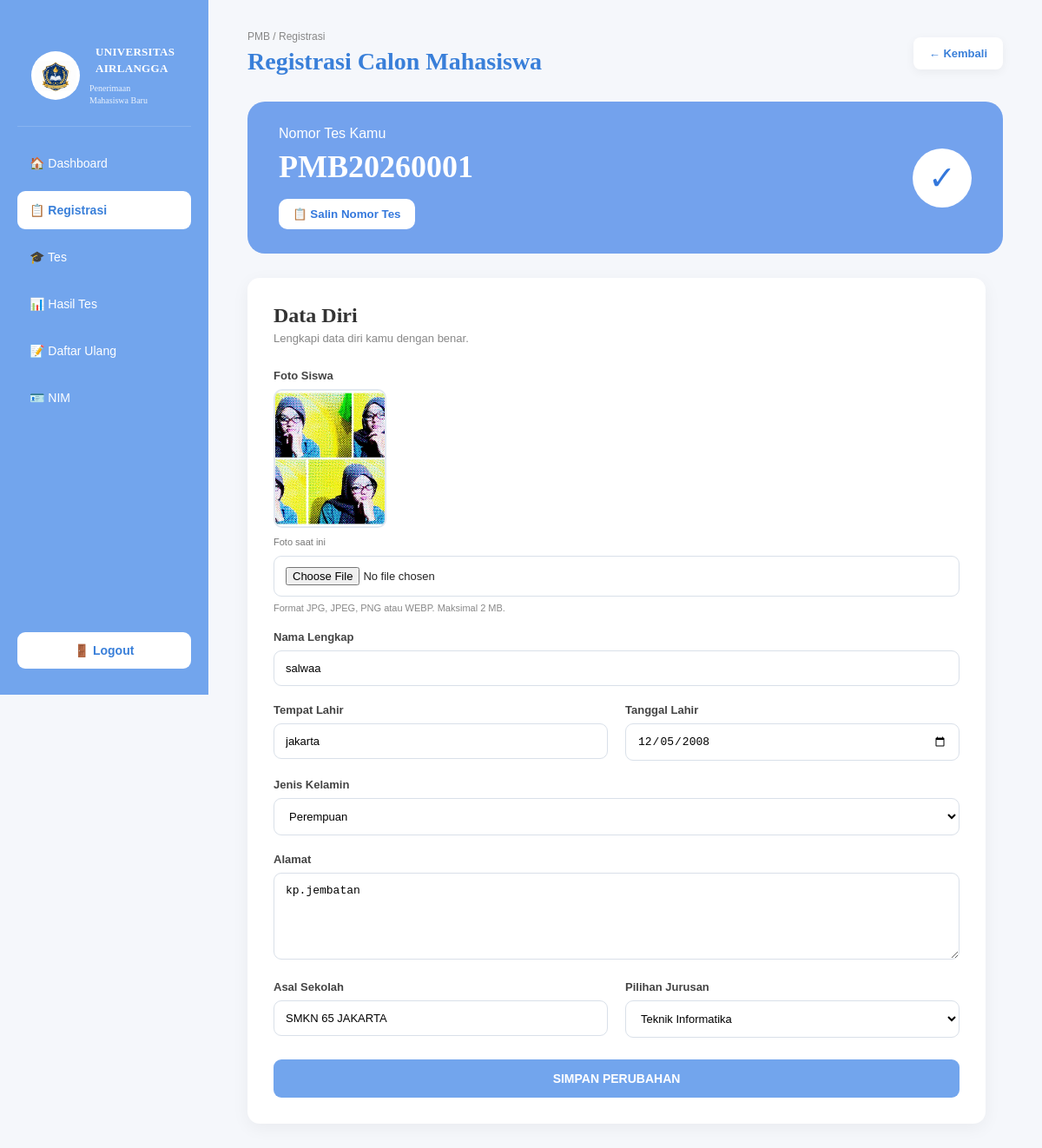
Page /user/pendaftaran.php (signed in) on the committed database.
### tables this page shows
CREATE TABLE `calon_maba` (
  `id` int(11) NOT NULL,
  `user_id` int(11) NOT NULL,
  `nomor_tes` varchar(30) DEFAULT NULL,
  `nama_lengkap` varchar(100) DEFAULT NULL,
  `tempat_lahir` varchar(100) DEFAULT NULL,
  `tanggal_lahir` date DEFAULT NULL,
  `jenis_kelamin` enum('L','P') DEFAULT NULL,
  `alamat` text DEFAULT NULL,
  `asal_sekolah` varchar(150) DEFAULT NULL,
  `jurusan` varchar(100) DEFAULT NULL,
  `foto` varchar(255) DEFAULT NULL,
  `status_pendaftaran` enum('Belum Lengkap','Sudah Lengkap') DEFAULT 'Belum Lengkap'
);

### user/pendaftaran.php (the view, shortened to what this page needs)
<?php
require_once "../config/koneksi.php";
$user_id = $_SESSION['user_id'];
$cekData = mysqli_prepare(
    $conn,
    "SELECT * FROM calon_maba WHERE user_id = ?"
);
mysqli_stmt_bind_param(
    $cekData,
    "i",
    $user_id
);
mysqli_stmt_execute($cekData);
$hasilData = mysqli_stmt_get_result($cekData);
$data = mysqli_fetch_assoc($hasilData);
?>
<!DOCTYPE html>
<html lang="id">
<head>
    <link
        rel="stylesheet"
        href="../css/pendaftaran.css"
    >
</head>
<body>
<div class="page">
<aside class="sidebar">
    <div class="logo">
        <div class="logo-icon">
            <img src="../assets/univp.jpeg"
                 alt="Logo Universitas Airlangga">
        </div>
        <div class="logo-text">
            <strong>UNIVERSITAS</strong>
            <strong>AIRLANGGA</strong>
            <span>Penerimaan<br>Mahasiswa Baru</span>
        </div>
    </div>
    <nav class="menu">
        <a href="dashboard.php">
            <span>🏠</span> Dashboard
        </a>
        <a href="pendaftaran.php" class="active">
            <span>📋</span> Registrasi
        </a>
        <a href="tes.php">
            <span>🎓</span> Tes
        </a>
        <a href="hasil_tes.php">
            <span>📊</span> Hasil Tes
        </a>
        <a href="daftar_ulang.php">
            <span>📝</span> Daftar Ulang
        </a>
        <a href="nim.php">
            <span>🪪</span> NIM
        </a>
    </nav>
    <a href="../logout.php" class="logout">
        🚪 Logout
    </a>
</aside>
    <main class="content">
        <div class="header">
            <div>
                <p>
                    PMB / Registrasi
                </p>
                <h1>
                    Registrasi Calon Mahasiswa
                </h1>
            </div>
            <a
                href="dashboard.php"
                class="back"
            >
                ← Kembali
            </a>
        </div>
<?php
$nomorTes = '';
if (isset($_SESSION['user_id'])) {
    $user_id = (int) $_SESSION['user_id'];
    $stmtNomor = mysqli_prepare(
        $conn,
        "SELECT nomor_tes
         FROM calon_maba
         WHERE user_id = ?
         LIMIT 1"
    );
    mysqli_stmt_bind_param($stmtNomor, "i", $user_id);
    mysqli_stmt_execute($stmtNomor);
    $resultNomor = mysqli_stmt_get_result($stmtNomor);
    $dataNomor = mysqli_fetch_assoc($resultNomor);
    if ($dataNomor) {
        $nomorTes = $dataNomor['nomor_tes'] ?? '';
    }
}
?>
<div class="nomor-tes-card">
    <div class="nomor-tes-info">
        <span>Nomor Tes Kamu</span>
        <?php if ($nomorTes !== ''): ?>
            <strong id="nomorTes">
                <?= htmlspecialchars($nomorTes); ?>
            </strong>
            <button
                type="button"
                class="btn-salin-nomor"
                onclick="salinNomorTes()"
            >
                📋 Salin Nomor Tes
            </button>
        <?php endif; ?>
    </div>
    <div class="nomor-tes-check">✓</div>
</div>
        <div class="form-card">
            <div class="form-title">
                <h2>
                    Data Diri
                </h2>
                <p>
                    Lengkapi data diri kamu dengan benar.
                </p>
            </div>
            <form
                method="POST"
                enctype="multipart/form-data"
            >
                <div class="form-group full">
                    <label>
                        Foto Siswa
                    </label>
                    <?php if (
                        !empty($data['foto'])
                    ): ?>
                        <div class="preview-foto">
                            <img
                                src="../uploads/foto/<?= htmlspecialchars(
                                    $data['foto']
                                ); ?>"
                                alt="Foto Siswa"
                            >
                        </div>
                        <p class="foto-terpasang">
                            Foto saat ini
                        </p>
                    <?php endif; ?>
                    <input
                        type="file"
                        name="foto"
                        accept=".jpg,.jpeg,.png,.webp,image/jpeg,image/png,image/webp"
                        <?= empty($data['foto'])
                            ? 'required'
                            : ''; ?>
                    >
                    <small class="foto-info">
                        Format JPG, JPEG, PNG atau WEBP.
                        Maksimal 2 MB.
                    </small>
                </div>
                <div class="form-group full">
                    <label>
                        Nama Lengkap
                    </label>
                    <input
                        type="text"
                        name="nama_lengkap"
                        placeholder="Masukkan nama lengkap"
                        value="<?= htmlspecialchars(
                            $data['nama_lengkap']
                            ?? $_SESSION['nama']
                        ); ?>"
                        required
                    >
                </div>
                <div class="form-row">
                    <div class="form-group">
                        <label>
                            Tempat Lahir
                        </label>
                        <input
                            type="text"
                            name="tempat_lahir"
                            placeholder="Contoh: Jakarta"
                            value="<?= htmlspecialchars(
                                $data['tempat_lahir']
                                ?? ''
                            ); ?>"
                            required
                        >
                    </div>
                    <div class="form-group">
                        <label>
                            Tanggal Lahir
                        </label>
                        <input
                            type="date"
                            name="tanggal_lahir"
                            value="<?= htmlspecialchars(
                                $data['tanggal_lahir']
                                ?? ''
                            ); ?>"
                            required
                        >
                    </div>
                </div>
                <div class="form-group full">
                    <label>
                        Jenis Kelamin
                    </label>
                    <select
                        name="jenis_kelamin"
                        required
                    >
                        <option
                            value="P"
                            <?= isset(
                                $data['jenis_kelamin']
                            ) &&
                            $data['jenis_kelamin'] == 'P'
                                ? 'selected'
                                : ''; ?>
                        >
                            Perempuan
                        </option>
                    </select>
                </div>
                <div class="form-group full">
                    <label>
                        Alamat
                    </label>
                    <textarea
                        name="alamat"
                        placeholder="Masukkan alamat lengkap"
                        required
                    ><?= htmlspecialchars(
                        $data['alamat'] ?? ''
                    ); ?></textarea>
                </div>
                <div class="form-row">
                    <div class="form-group">
                        <label>
                            Asal Sekolah
                        </label>
                        <input
                            type="text"
                            name="asal_sekolah"
                            placeholder="Nama sekolah"
                            value="<?= htmlspecialchars(
                                $data['asal_sekolah']
                                ?? ''
                            ); ?>"
                            required
                        >
                    </div>
                    <div class="form-group">
                        <label>
                            Pilihan Jurusan
                        </label>
                        <select
                            name="jurusan"
                            required
                        >
                            <option
                                value="Teknik Informatika"
                                <?= isset($data['jurusan'])
                                &&
                                $data['jurusan']
                                == 'Teknik Informatika'
                                    ? 'selected'
                                    : ''; ?>
                            >
                                Teknik Informatika
                            </option>
                        </select>
                    </div>
                </div>
                <button
                    type="submit"
                    name="simpan"
                    class="save"
                >
                    <?= $data
                        ? 'SIMPAN PERUBAHAN'
                        : 'SIMPAN DATA'; ?>
                </button>
            </form>
        </div>
    </main>
</div>
</body>
</html>

### css/pendaftaran.css (style rules this page uses)
* { margin: 0; padding: 0; box-sizing: border-box; }
body { font-family: Arial, sans-serif; background: #f5f7fb; color: #252525; }
a { text-decoration: none; }
.page { min-height: 100vh; }
.sidebar { width: 240px; min-height: 100vh; background: #72a5ed; padding: 30px 20px; position: fixed; top: 0; left: 0; display: flex; flex-direction: column; }
.logo { color: white; font-family: Georgia, serif; font-size: 25px; margin-bottom: 45px; }
.logo strong { margin-left: 7px; }
.sidebar nav { display: flex; flex-direction: column; gap: 10px; }
.sidebar nav a { padding: 14px; border-radius: 9px; color: white; font-size: 14px; }
.sidebar nav a.active { background: white; color: #397fd9; font-weight: bold; }
.logout { margin-top: auto; padding: 13px; border-radius: 9px; background: white; color: #397fd9; text-align: center; font-size: 14px; font-weight: bold; }
.content { margin-left: 240px; padding: 35px 45px 60px; }
.header { display: flex; justify-content: space-between; align-items: center; margin-bottom: 30px; }
.header p { font-size: 12px; color: #888; margin-bottom: 6px; }
.header h1 { font-family: Georgia, serif; font-size: 28px; color: #397fd9; }
.back { background: white; color: #397fd9; padding: 11px 18px; border-radius: 8px; box-shadow: 0 3px 12px rgba(0,0,0,.05); font-size: 13px; font-weight: bold; }
.form-card { max-width: 850px; padding: 30px; background: white; border-radius: 14px; box-shadow: 0 5px 20px rgba(0,0,0,.05); }
.form-title { margin-bottom: 28px; }
.form-title h2 { font-family: Georgia, serif; color: #333; margin-bottom: 5px; }
.form-title p { font-size: 13px; color: #888; }
.form-row { display: grid; grid-template-columns: 1fr 1fr; gap: 20px; }
.form-group { margin-bottom: 20px; }
.form-group label { display: block; font-size: 13px; font-weight: bold; margin-bottom: 8px; color: #444; }
.form-group input, .form-group select, .form-group textarea { width: 100%; border: 1px solid #d9e0e9; border-radius: 9px; padding: 12px 13px; font-size: 13px; outline: none; background: #fff; }
.form-group textarea { min-height: 100px; resize: vertical; }
.save { width: 100%; border: none; border-radius: 9px; padding: 14px; margin-top: 5px; background: #72a5ed; color: white; font-size: 14px; font-weight: bold; cursor: pointer; }
.preview-foto { width: 130px; height: 160px; margin-top: 5px; margin-bottom: 10px; border-radius: 10px; overflow: hidden; border: 2px solid #e1e8f0; background: #f5f7fb; }
.preview-foto img { width: 100%; height: 100%; object-fit: cover; }
.foto-info { display: block; margin-top: 7px; color: #888; font-size: 11px; }
.foto-terpasang { color: #777; font-size: 11px; margin-bottom: 10px; }
.sidebar .logo { display: flex; align-items: center; gap: 11px; padding: 22px 16px; margin-bottom: 20px; border-bottom: 1px solid rgba(255, 255, 255, 0.15); }
.sidebar .logo-icon { width: 56px; height: 56px; flex: 0 0 56px; display: flex; align-items: center; justify-content: center; background: #fff; border-radius: 50%; overflow: hidden; }
.sidebar .logo-icon img { width: 100%; height: 100%; padding: 4px; object-fit: contain; }
.sidebar .logo-text { display: flex; flex-direction: column; gap: 2px; min-width: 0; color: #fff; }
.sidebar .logo-text strong { font-family: Georgia, "Times New Roman", serif; font-size: 13px; line-height: 1.3; letter-spacing: 0.3px; }
.sidebar .logo-text span { margin-top: 5px; font-size: 10px; line-height: 1.4; opacity: 0.85; }
.nomor-tes-card { display: flex; align-items: center; justify-content: space-between; gap: 20px; padding: 28px 36px; margin-bottom: 28px; background: #73a2ed; border-radius: 20px; color: white; }
.nomor-tes-info { display: flex; flex-direction: column; align-items: flex-start; gap: 8px; }
.nomor-tes-info > span { font-size: 16px; }
.nomor-tes-info strong { font-family: Georgia, "Times New Roman", serif; font-size: 36px; overflow-wrap: anywhere; }
.btn-salin-nomor { margin-top: 8px; padding: 10px 16px; border: none; border-radius: 10px; background: white; color: #3478dc; font-weight: bold; cursor: pointer; }
.nomor-tes-check { display: flex; align-items: center; justify-content: center; flex-shrink: 0; width: 68px; height: 68px; border-radius: 50%; background: white; color: #3478dc; font-size: 38px; }

### rows in the picture
calon_maba: nomor_tes "PMB20260001", foto (picture), nama_lengkap "salwaa", tempat_lahir "jakarta", tanggal_lahir "12/05/2008", jenis_kelamin "Perempuan", alamat "kp.jembatan", asal_sekolah "SMKN 65 JAKARTA", jurusan "Teknik Informatika"
